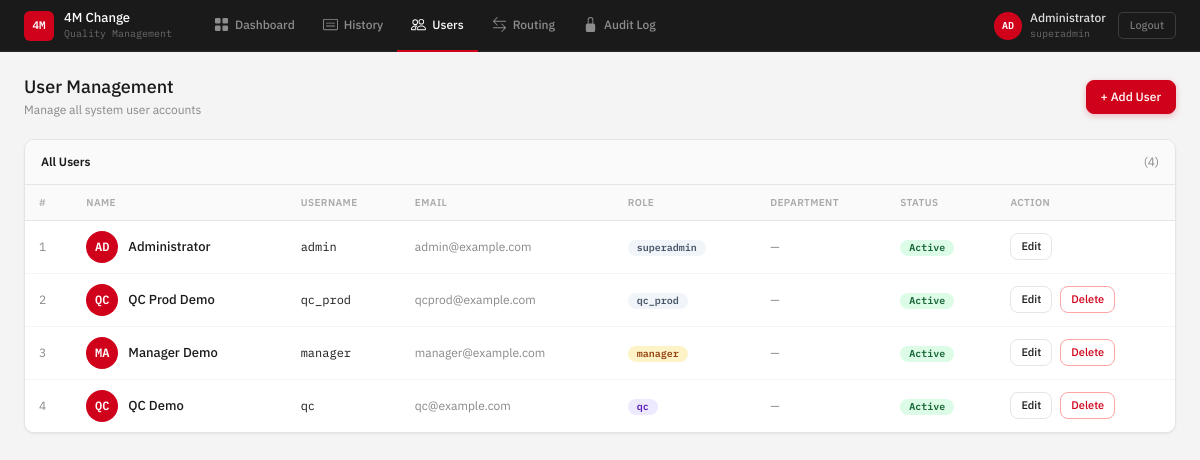
The app's page /modules/users/index.php (signed in) with its own data.
### tables this page shows
CREATE TABLE IF NOT EXISTS `users` (
  `id`               INT NOT NULL AUTO_INCREMENT,
  `name`             VARCHAR(100) NOT NULL,
  `email`            VARCHAR(100) NULL,
  `username`         VARCHAR(50)  NOT NULL,
  `password`         VARCHAR(255) NOT NULL,
  `role`             ENUM('superadmin','admin','qc_prod','manager','qc') NOT NULL DEFAULT 'admin',
  `created_at`       TIMESTAMP NOT NULL DEFAULT CURRENT_TIMESTAMP,
  `updated_at`       TIMESTAMP NOT NULL DEFAULT CURRENT_TIMESTAMP ON UPDATE CURRENT_TIMESTAMP,
  `password_token`   VARCHAR(100) NULL,
  `token_expires_at` DATETIME NULL,
  `is_active`        TINYINT(1) NOT NULL DEFAULT 1,
  `department`       VARCHAR(100) NULL,
  PRIMARY KEY (`id`),
  UNIQUE KEY `uq_username` (`username`)
);

### config/paths.php (called while the page is built, shortened)
<?php
function navLink(string $path): string {
    return BASE_URL . ltrim($path, '/');
}

### helpers/auth.php (called while the page is built, shortened)
<?php
require_once __DIR__ . '/../config/paths.php';
function currentUser(): ?array
{
    return $_SESSION['user'] ?? null;
}
function currentUserId(): ?int
{
    return $_SESSION['user']['id'] ?? null;
}

### helpers/common.php (called while the page is built, shortened)
<?php
function e($value): string
{
    return htmlspecialchars((string)$value, ENT_QUOTES, 'UTF-8');
}

### modules/users/index.php (the view, shortened to what this page needs)
<?php
require_once '../../helpers/auth.php';
require_once '../../helpers/common.php';
include '../../templates/header.php';
include '../../templates/navbar.php';
$users = $pdo->query("SELECT * FROM users ORDER BY role ASC, name ASC")->fetchAll();
$roleBadge = [
    'admin' => 'badge-manager',
    'manager'    => 'badge-submitted',
    'qc'         => 'badge-qc',
    'admin'      => 'badge-draft',
];
?>
<div class="page-header">
    <div>
        <div class="page-title">User Management</div>
        <div class="page-sub">Manage all system user accounts</div>
    </div>
    <div class="d-flex gap-8">
        <a href="create.php" class="btn btn-primary">+ Add User</a>
    </div>
</div>
<div class="table-wrap">
    <div class="card-header">
        All Users <span style="color:var(--muted);font-weight:400">(<?= count($users) ?>)</span>
    </div>
    <table class="table">
        <thead>
            <tr>
                <th>#</th>
                <th>Name</th>
                <th>Username</th>
                <th>Email</th>
                <th>Role</th>
                <th>Department</th>
                <th>Status</th>
                <th>Action</th>
            </tr>
        </thead>
        <tbody>
            <?php foreach ($users as $i => $u): ?>
            <tr>
                <td style="color:var(--muted)"><?= $i + 1 ?></td>
                <td>
                    <div style="display:flex;align-items:center;gap:10px">
                        <div class="user-avatar" style="width:32px;height:32px;font-size:12px;flex-shrink:0">
                            <?= strtoupper(substr($u['name'], 0, 2)) ?>
                        </div>
                        <div style="font-weight:500;font-size:13px"><?= e($u['name']) ?></div>
                    </div>
                </td>
                <td class="mono"><?= e($u['username']) ?></td>
                <td style="color:var(--muted);font-size:12px"><?= e($u['email'] ?: '—') ?></td>
                <td><span class="badge <?= $roleBadge[$u['role']] ?? 'badge-draft' ?>"><?= e($u['role']) ?></span></td>
                <td style="font-size:12px;color:var(--muted)"><?= e($u['department'] ?: '—') ?></td>
                                <td>
                    <?php if ($u['is_active']): ?>
                    <span class="badge badge-closed">Active</span>
                    <?php else: ?>
                    <span class="badge badge-rejected">Pending Setup</span>
                    <?php endif; ?>
                </td>
                <td>
                    <div class="d-flex gap-2">
                        <a href="edit.php?id=<?= $u['id'] ?>" class="btn btn-sm">Edit</a>
                        <?php if ($u['id'] !== currentUserId()): ?>
                        <form method="POST" action="delete.php"
                            onsubmit="return confirm('Delete user <?= e($u['name']) ?>?')">
                            <button type="submit" class="btn btn-sm btn-outline-danger">Delete</button>
                        </form>
                        <?php endif; ?>
                    </div>
                </td>
            </tr>
            <?php endforeach; ?>
        </tbody>
    </table>
</div>
<?php include '../../templates/footer.php'; ?>

### templates/header.php (shortened to what this page needs)
<?php
require_once __DIR__ . '/../helpers/auth.php';
require_once __DIR__ . '/../helpers/common.php';
?>
<!DOCTYPE html>
<html lang="en">
<head>
<link href="https://cdn.jsdelivr.net/npm/bootstrap@5.3.3/dist/css/bootstrap.min.css" rel="stylesheet">
<link href="../../assets/css/style.css?v=<?= filemtime(__DIR__ . '/../assets/css/style.css') ?>" rel="stylesheet">
</head>
<body>

### templates/navbar.php (shortened to what this page needs)
<?php
$user = currentUser();
$role = currentUserRole();
$currentPath = $_SERVER['PHP_SELF'];
function isActive(string $path): string
{
    global $currentPath;
    return str_contains($currentPath, $path) ? 'active' : '';
}
?>
<nav class="app-navbar">
    <div class="navbar-brand">
        <span class="brand-mark">4M</span>
        <div>
            <div class="brand-name">4M Change</div>
            <div class="brand-sub">Quality Management</div>
        </div>
    </div>
    <div class="navbar-links">
        <a href="<?= navLink('modules/dashboard/index.php') ?>" class="nav-item <?= isActive('dashboard') ?>">
            Dashboard
        </a>
        <a href="<?= navLink('modules/changes/index.php') ?>" class="nav-item <?= isActive('changes') ?>">
            History
        </a>
        <?php if ($user && in_array($role, ['superadmin'], true)): ?>
        <a href="<?= navLink('modules/users/index.php') ?>" class="nav-item <?= isActive('users') ?>">
            Users
        </a>
        <a href="<?= navLink('modules/routing/index.php') ?>" class="nav-item <?= isActive('routing') ?>">
            Routing
        </a>
        <a href="<?= navLink('modules/audit/index.php') ?>" class="nav-item <?= isActive('audit') ?>">
            <svg width="15" height="15" viewBox="0 0 16 16" fill="currentColor">
                <path d="M8 1a2 2 0 012 2v4H6V3a2 2 0 012-2zm3 6V3a3 3 0 00-6 0v4a2 2 0 00-2 2v5a2 2 0 002 2h6a2 2 0 002-2V9a2 2 0 00-2-2z"/>
            </svg>
            Audit Log
        </a>
        <?php endif; ?>
    </div>
    <div class="navbar-user">
        <?php if ($user): ?>
        <div class="user-info">
            <div class="user-avatar"><?= strtoupper(substr($user['name'] ?? 'U', 0, 2)) ?></div>
            <div>
                <div class="user-name"><?= e($user['name'] ?? 'User') ?></div>
                <div class="user-role"><?= e($role) ?></div>
            </div>
        </div>
        <a href="<?= navLink('modules/auth/logout.php') ?>" class="btn-logout">Logout</a>
        <?php endif; ?>
    </div>
</nav>
<div class="page-content">

### templates/footer.php (shortened to what this page needs)
</div>
</body>
</html>

### records on screen
users: name "AD", name "Administrator", username "admin", email "admin@example.com", role "superadmin", department "—", is_active "Active"
users: name "QC", name "QC Prod Demo", username "qc_prod", email "qcprod@example.com", role "qc_prod", department "—", is_active "Active"
users: name "MA", name "Manager Demo", username "manager", email "manager@example.com", role "manager", department "—", is_active "Active"
users: name "QC", name "QC Demo", username "qc", email "qc@example.com", role "qc", department "—", is_active "Active"

### other values on screen
substr($user['name'] ?? 'U', 0, 2) "AD"
$user['name'] "Administrator"
$role "superadmin"
count($users) "4"
